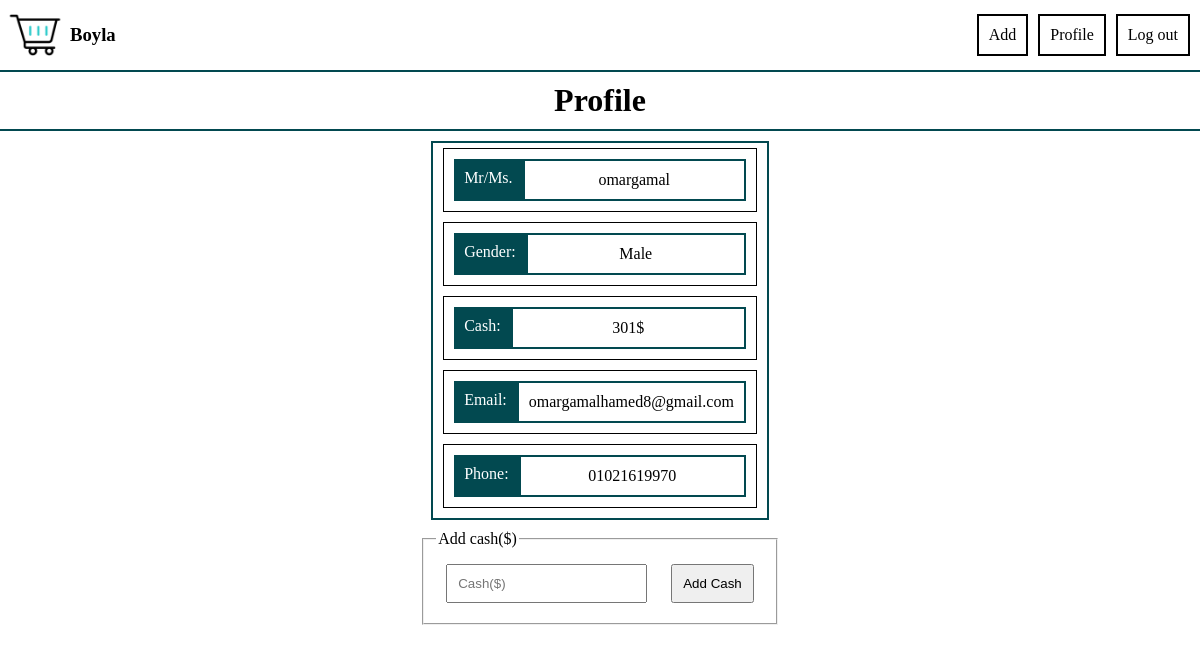
Screenshot of /profile (signed in) with the database file from the repository.
### tables this page shows
CREATE TABLE users(id INTEGER , name TEXT NOT NULL , email TEXT NOT NULL , hash TEXT NOT NULL , gender TEXT NOT NULL , cash INTEGER DEFAULT 0, phone TEXT DEAFULT None, PRIMARY KEY(id));

### app.py (the view)
@app.route("/profile" , methods = ["GET" , "POST"])
def profile2():
        if request.method == "POST":
             person_cash = request.form.get("cash")
             if not person_cash:
                  return render_template("error.html" , error = "YOU DIDN'T ENTER CASH")
             else:
                  person_cash = float(person_cash)
                  db.execute("UPDATE users SET cash = ? WHERE id = ?" , person_cash , session.get("id"))
                  return redirect("/profile")
        else:
            person2 = db.execute("SELECT * FROM users WHERE id = ?" , session.get("id"))
            return render_template("profile.html" , humen = person2)

### templates/profile.html (shortened to what this page needs)
{% extends "blueprint.html"%}
{% block main %}
<main class = "profile_main">
    <h1>Profile</h1>
        <div class = "profile_div_align">
    <div class = "profile_main_div">
        <div class = "info_div">
            {%for person in humen%}
            <div>
                <span class = "span_before">Mr/Ms.</span>
                <div>
                    <p>{{person.name}}</p>
                </div>
            </div>
            <div>
                <span class = "span_before">Gender:</span>
                <div>
                    <p>{{person.gender}}</p>
                </div>
            </div>
            <div>
                <span class = "span_before">Cash:</span>
                <div>
                    <p>{{person.cash}}$</p>
                </div>
            </div>
            <div>
                <span class = "span_before">Email:</span>
                <div>
                    <p>{{person.email}}</p>
                </div>
            </div>
            <div style = "margin-bottom:10px;">
                <span class = "span_before" >Phone:</span>
                <div>
                    <p>{{person.phone}}</p>
                </div>
            </div>
            </div>
        </div>
        {%endfor%}
    </div>
    {% if not number %}
        <div id = "profile_addcash_div">
            <fieldset>
                <legend>Add cash($)</legend>
            <form action= "/profile"  method = "post">
                <input type = "text" placeholder="Cash($)"  name = "cash" id = "user_cash">
                <button type = "submit">Add Cash</button>
            </form>
        </fieldset>
        </div>
    {%endif%}
</main>
{%endblock%}

### static/styles.css (style rules this page uses)
:root { --theme : #024950 }
body , html { padding:0px; margin:0px; }
.profile_main > h1 , #add_main > h1 , #product_main > h1 { border-bottom:2px var(--theme) solid; text-align:center; padding:10px 0px; margin:0px; }
.profile_div_align { display:flex; justify-content:center; }
.profile_main_div { display:grid; grid-template-columns: 1fr 0fr; margin-top:10px; border:2px var(--theme) solid; width:fit-content; }
.info_div { display:grid; width:fit-content; }
.info_div > div { display:flex; flex-direction:row; margin-top:10px; border:1px black solid; height:fit-content; padding:10px; margin:5px 10px; }
.span_before { display:block; background-color:var(--theme); text-align:center; padding:10px; color:white; }
.info_div div p { text-align: center; width: 100%; margin: 0px; }
.info_div div > div { text-align: center; width: 100%; margin:0; display:flex; flex-direction:column; justify-content:center; border: 2px var(--theme) solid; padding: 10px; }
#other_body { display:grid; grid-template-rows:0fr 1fr 0fr; }
#profile_addcash_div { display:flex; justify-content:center; margin:10px; }
#profile_addcash_div > fieldset > form > input , button { width:fit-content; padding:10px; margin:10px; }

### rows the page displays
users: name "omargamal", gender "Male", cash "301", email "omargamalhamed8@gmail.com", phone "01021619970"
